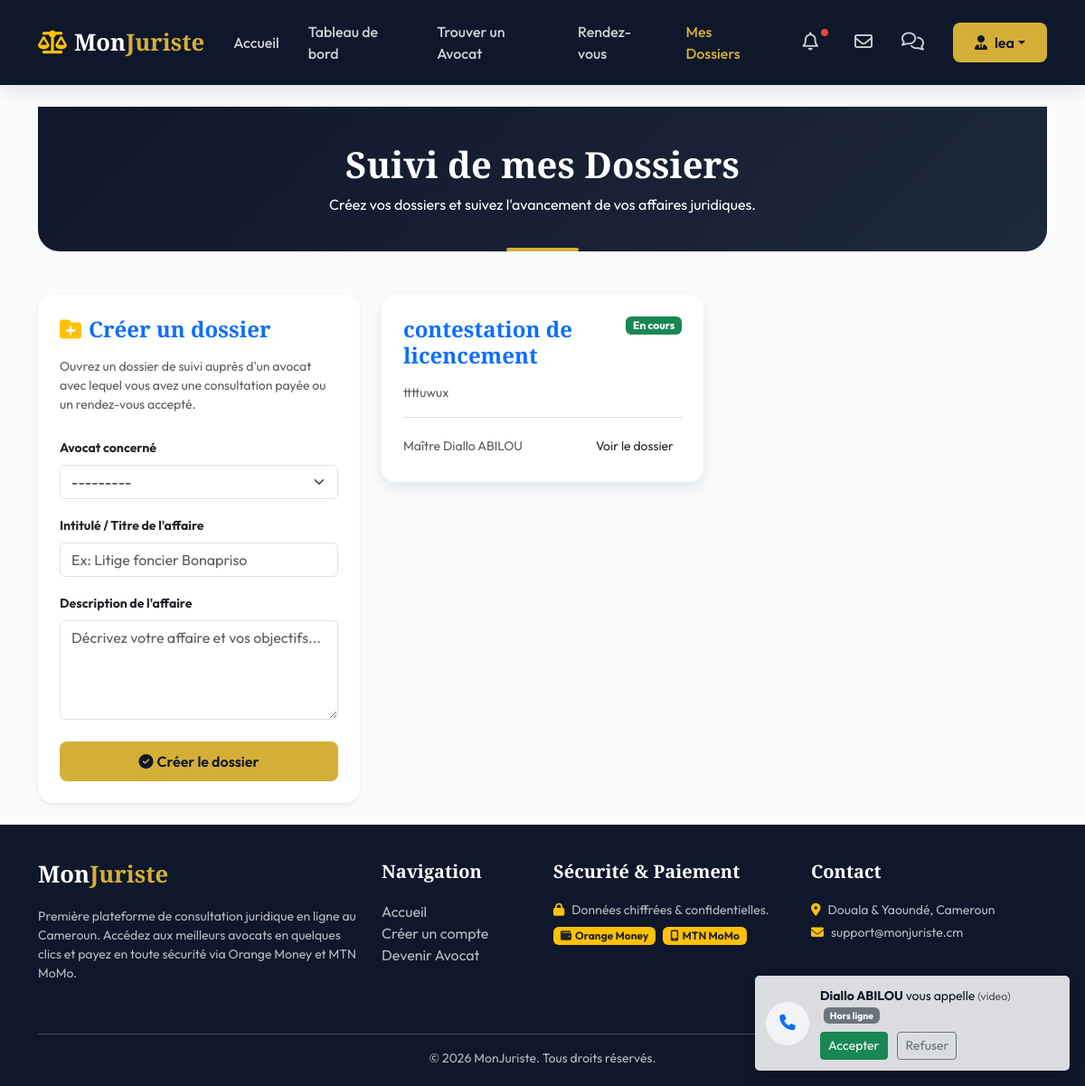
Screenshot of /client/dossiers/ (signed in) with the database file from the repository.
### monjuriste/models.py (models this page shows, shortened)
class User(AbstractUser):
    ROLE_CHOICES = (
        ('CLIENT', 'Client'),
        ('AVOCAT', 'Avocat'),
        ('ADMIN', 'Administrateur'),
    )
    role = models.CharField(max_length=20, choices=ROLE_CHOICES, default='CLIENT')
    telephone = models.CharField(max_length=20, blank=True, null=True)
    photo = models.ImageField(upload_to='profiles/', blank=True, null=True)

class Dossier(models.Model):
    STATUT_CHOICES = (
        ('EN_ATTENTE', 'En attente'),
        ('ACCEPTE', 'En cours'),
        ('REJETE', 'Rejeté'),
        ('TERMINE', 'Terminé'),
    )
    client = models.ForeignKey(ClientProfile, on_delete=models.CASCADE, related_name='dossiers')
    avocat = models.ForeignKey(AvocatProfile, on_delete=models.CASCADE, related_name='dossiers')
    demande = models.OneToOneField(DemandeConsultation, on_delete=models.SET_NULL, null=True, blank=True, related_name='dossier')
    titre = models.CharField(max_length=200)
    description = models.TextField()
    statut = models.CharField(max_length=20, choices=STATUT_CHOICES, default='EN_ATTENTE')
    created_at = models.DateTimeField(auto_now_add=True)
    updated_at = models.DateTimeField(auto_now=True)
    class Meta:
        verbose_name = "Dossier"
        verbose_name_plural = "Dossiers"
        ordering = ['-created_at']

class AvocatProfile(models.Model):
    user = models.OneToOneField(User, on_delete=models.CASCADE, related_name='avocat_profile')
    specialites = models.ManyToManyField(Specialite, related_name='avocats', blank=True)
    tarif_horaire = models.DecimalField(max_digits=10, decimal_places=2, default=0.0)
    description = models.TextField(blank=True)
    cabinet = models.CharField(max_length=200, blank=True, verbose_name="Cabinet / Étude")
    ville = models.CharField(max_length=100, blank=True, verbose_name="Ville")
    annees_experience = models.PositiveIntegerField(default=0, verbose_name="Années d'expérience")
    is_approved = models.BooleanField(default=False, verbose_name="Approuvé par l'admin")
    class Meta:
        verbose_name = "Profil Avocat"
        verbose_name_plural = "Profils Avocats"
    def __str__(self):
        status = "Approuvé" if self.is_approved else "En attente d'approbation"
        return f"Avocat: {self.user.get_full_name() or self.user.username} ({status})"

### monjuriste/decorators.py (the view, shortened to what this page needs)
        @login_required
        def _wrapped_view(request, *args, **kwargs):
            if request.user.role in allowed_roles:
                if request.user.role == 'AVOCAT':
                    if hasattr(request.user, 'avocat_profile') and request.user.avocat_profile.is_approved:
                        return view_func(request, *args, **kwargs)
                    else:
                        raise PermissionDenied("Votre compte avocat est en cours de validation par un administrateur.")
                return view_func(request, *args, **kwargs)
            raise PermissionDenied("Vous n'avez pas l'autorisation d'accéder à cette page.")

### templates/client/dossiers.html (shortened to what this page needs)
{% extends 'base.html' %}
{% block content %}
<div class="container">
    <div class="page-header text-center mb-5">
        <h1 class="font-serif">Suivi de mes Dossiers</h1>
        <p class="mb-0">Créez vos dossiers et suivez l'avancement de vos affaires juridiques.</p>
    </div>
    <div class="row g-4">
        <div class="col-lg-4">
            <div class="card border-0 shadow-sm p-4 bg-white" style="border-radius: 16px;">
                <h4 class="font-serif text-primary mb-3"><i class="fa-solid fa-folder-plus text-warning me-2"></i>Créer un dossier</h4>
                {% if avocats_eligibles %}
                    <p class="small text-muted mb-4">Ouvrez un dossier de suivi auprès d'un avocat avec lequel vous avez une consultation payée ou un rendez-vous accepté.</p>
                    <form method="post">
                        <div class="mb-3">
                            <label for="{{ form.avocat.id_for_label }}" class="form-label fw-bold small">{{ form.avocat.label }}</label>
                            {{ form.avocat }}
                        </div>
                        <div class="mb-3">
                            <label for="{{ form.titre.id_for_label }}" class="form-label fw-bold small">{{ form.titre.label }}</label>
                            {{ form.titre }}
                        </div>
                        <div class="mb-3">
                            <label for="{{ form.description.id_for_label }}" class="form-label fw-bold small">{{ form.description.label }}</label>
                            {{ form.description }}
                        </div>
                        <button type="submit" class="btn btn-gold w-100 mt-2"><i class="fa-solid fa-circle-check me-1"></i>Créer le dossier</button>
                    </form>
                {% else %}
                    <p class="small text-muted mb-4">Pour créer un dossier, vous devez d'abord effectuer une consultation payée ou obtenir l'acceptation d'un rendez-vous.</p>
                    <a href="{% url 'avocat_list' %}" class="btn btn-gold w-100"><i class="fa-solid fa-user-tie me-1"></i>Trouver un avocat</a>
                {% endif %}
            </div>
        </div>
        <div class="col-lg-8">
            <div class="row g-4">
                {% for dos in dossiers %}
                    <div class="col-md-6">
                        <div class="card card-glass border-0 p-4 h-100 bg-white">
                            <div class="d-flex justify-content-between align-items-start mb-3">
                                <h4 class="font-serif text-primary mb-0">{{ dos.titre }}</h4>
                                <span class="badge {% if dos.statut == 'TERMINE' %}bg-secondary{% elif dos.statut == 'ACCEPTE' %}bg-success{% elif dos.statut == 'REJETE' %}bg-danger{% else %}bg-warning text-dark{% endif %}">
                                    {{ dos.get_statut_display }}
                                </span>
                            </div>
                            <p class="text-muted small mb-3">{{ dos.description|truncatewords:25 }}</p>
                            <div class="mt-auto pt-3 border-top d-flex justify-content-between align-items-center small text-muted">
                                <span>Maître {{ dos.avocat.user.get_full_name }}</span>
                                <a href="{% url 'dossier_detail_client' dos.id %}" class="btn btn-sm btn-outline-navy">Voir le dossier</a>
                            </div>
                        </div>
                    </div>
                {% endfor %}
            </div>
        </div>
    </div>
</div>
{% endblock %}

### templates/base.html (shortened to what this page needs)
<!DOCTYPE html>
<html lang="fr">
<head>
    <link href="https://cdn.jsdelivr.net/npm/bootstrap@5.3.2/dist/css/bootstrap.min.css" rel="stylesheet">
    <link href="https://cdnjs.cloudflare.com/ajax/libs/font-awesome/6.4.2/css/all.min.css" rel="stylesheet">
    {% load static %}
    <link rel="stylesheet" href="{% static 'css/style.css' %}">
</head>
<body>
    <nav class="navbar navbar-expand-lg navbar-dark navbar-custom sticky-top">
        <div class="container">
            <a class="navbar-brand font-serif" href="{% url 'visitor_index' %}">
                <i class="fa-solid fa-scale-balanced me-2 text-warning"></i>Mon<span>Juriste</span>
            </a>
            <div class="collapse navbar-collapse" id="navbarNav">
                <ul class="navbar-nav ms-auto align-items-center">
                    <li class="nav-item">
                        <a class="nav-link {% if request.resolver_match.url_name == 'visitor_index' %}active{% endif %}" href="{% url 'visitor_index' %}">Accueil</a>
                    </li>
                    {% if user.is_authenticated %}
                        {% if user.role == 'CLIENT' %}
                            <li class="nav-item">
                                <a class="nav-link {% if 'client/dashboard' in request.path %}active{% endif %}" href="{% url 'client_dashboard' %}">Tableau de bord</a>
                            </li>
                            <li class="nav-item">
                                <a class="nav-link {% if 'client/avocats' in request.path %}active{% endif %}" href="{% url 'avocat_list' %}">Trouver un Avocat</a>
                            </li>
                            <li class="nav-item">
                                <a class="nav-link {% if 'client/rendezvous' in request.path %}active{% endif %}" href="{% url 'rendezvous_list_client' %}">Rendez-vous</a>
                            </li>
                            <li class="nav-item">
                                <a class="nav-link {% if 'client/dossiers' in request.path %}active{% endif %}" href="{% url 'dossier_list_client' %}">Mes Dossiers</a>
                            </li>
                        {% endif %}
                        <li class="nav-item position-relative mx-2">
                            <a class="nav-link {% if 'notifications' in request.path %}active{% endif %}" href="{% url 'notifications_list' %}">
                                <i class="fa-regular fa-bell fs-5"></i>
                                {% if user.notifications.all %}
                                    <span class="notification-dot"></span>
                                {% endif %}
                            </a>
                        </li>
                        <li class="nav-item">
                            <a class="nav-link {% if 'emails' in request.path %}active{% endif %}" href="{% url 'emails_list' %}" title="Mes Emails reçus">
                                <i class="fa-regular fa-envelope fs-5"></i>
                            </a>
                        </li>
                        <li class="nav-item">
                            <a class="nav-link {% if 'messages' in request.path %}active{% endif %}" href="{% url 'conversation_list' %}" title="Mes Discussions">
                                <i class="fa-regular fa-comments fs-5"></i>
                            </a>
                        </li>
                        <li class="nav-item dropdown ms-3">
                            <a class="btn btn-gold dropdown-toggle d-flex align-items-center" href="#" role="button" data-bs-toggle="dropdown">
                                <i class="fa-solid fa-user-tie me-2"></i>{{ user.first_name|default:user.username }}
                            </a>
                        </li>
                    {% endif %}
                </ul>
            </div>
        </div>
    </nav>
    <main class="py-4">
        {% block content %}{% endblock %}
    </main>
    <footer>
        <div class="container">
            <div class="row">
                <div class="col-md-4 mb-4">
                    <h5 class="navbar-brand">Mon<span>Juriste</span></h5>
                    <p class="small">Première plateforme de consultation juridique en ligne au Cameroun. Accédez aux meilleurs avocats en quelques clics et payez en toute sécurité via Orange Money et MTN MoMo.</p>
                </div>
                <div class="col-md-2 mb-4">
                    <h5>Navigation</h5>
                    <ul class="list-unstyled">
                        <li><a href="{% url 'visitor_index' %}">Accueil</a></li>
                        <li><a href="{% url 'register' %}">Créer un compte</a></li>
                        <li><a href="{% url 'lawyer_register' %}">Devenir Avocat</a></li>
                    </ul>
                </div>
                <div class="col-md-3 mb-4">
                    <h5>Sécurité & Paiement</h5>
                    <p class="small mb-2"><i class="fa-solid fa-lock text-warning me-2"></i>Données chiffrées & confidentielles.</p>
                    <div class="d-flex gap-2">
                        <span class="badge bg-warning text-dark px-2 py-1"><i class="fa-solid fa-wallet me-1"></i>Orange Money</span>
                        <span class="badge bg-warning text-dark px-2 py-1"><i class="fa-solid fa-mobile-screen me-1"></i>MTN MoMo</span>
                    </div>
                </div>
                <div class="col-md-3 mb-4">
                    <h5>Contact</h5>
                    <p class="small mb-1"><i class="fa-solid fa-location-dot me-2 text-warning"></i>Douala & Yaoundé, Cameroun</p>
                    <p class="small mb-1"><i class="fa-solid fa-envelope me-2 text-warning"></i>support@monjuriste.cm</p>
                </div>
            </div>
            <hr class="bg-secondary">
            <div class="row mt-3 text-center">
                <div class="col-12">
                    <p class="small mb-0">&copy; 2026 MonJuriste. Tous droits réservés.</p>
                </div>
            </div>
        </div>
    </footer>
    {% block extra_js %}
    {% if user.is_authenticated %}
    <div id="incoming-call-toasts" aria-live="polite" aria-atomic="true"></div>
    {% endif %}
    {% endblock %}
</body>
</html>

### rows the page displays
User: first_name "lea"
Dossier: titre "contestation de licencement", statut "En cours", description "ttttuwux", avocat.user.get_full_name "Diallo ABILOU"
